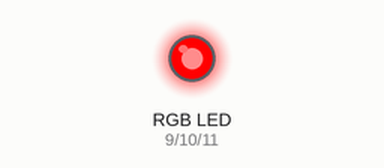
Recording of a sketch running on a simulated Arduino Uno, built with avr-gcc and run on an emulated ATmega328P. Parts: an RGB LED mixed from three pins (HIGH = lit).

Above: at 0.05 s.
At 0.2 s:
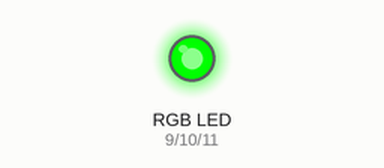
At 0.4 s:
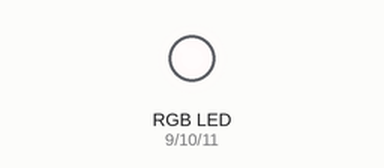
Timing chart, 0 to 3.0 s (numbered marks = the images above):
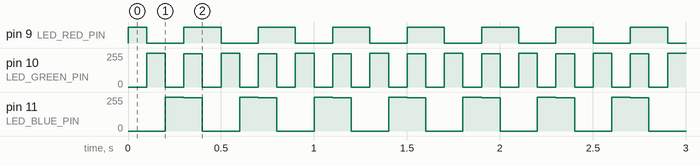

Measured:
- by itself, pin 9 (LED_RED_PIN): repeats every 0.40 s: LOW 0.20 s, HIGH 0.20 s
- by itself, pin 10 (LED_GREEN_PIN): repeats every 0.40 s: 0/255 0.10 s, 250/255 0.10 s, 0/255 0.10 s, 255/255 0.10 s
- by itself, pin 11 (LED_BLUE_PIN): repeats every 0.40 s: 250/255 0.10 s, 0/255 0.20 s, 255/255 0.10 s

The sketch:

PWM_RGB.ino
```cpp
//9:BLUE,10:RED,11:GREEN
const int LED_RED_PIN    =9;
const int LED_GREEN_PIN  =10;
const int LED_BLUE_PIN   =11;
const int DELAY          =100;

void setup() {
  Serial.begin(9600);
  pinMode(LED_RED_PIN,OUTPUT);
  pinMode(LED_GREEN_PIN,OUTPUT);
  pinMode(LED_BLUE_PIN,OUTPUT);
}

void loop() {
  //紅色
   analogWrite(LED_RED_PIN,255);
  analogWrite(LED_GREEN_PIN,0);
  analogWrite(LED_BLUE_PIN,0);
  delay(DELAY);
  //綠色
   analogWrite(LED_RED_PIN,0);
  analogWrite(LED_GREEN_PIN,255);
  analogWrite(LED_BLUE_PIN,0);
  delay(DELAY);
  //藍色
  analogWrite(LED_RED_PIN,0);
  analogWrite(LED_GREEN_PIN,0);
  analogWrite(LED_BLUE_PIN,255);
  delay(DELAY);
   //白色
  analogWrite(LED_RED_PIN,255);
  analogWrite(LED_GREEN_PIN,250);
  analogWrite(LED_BLUE_PIN,250);
  delay(DELAY);

}
```
